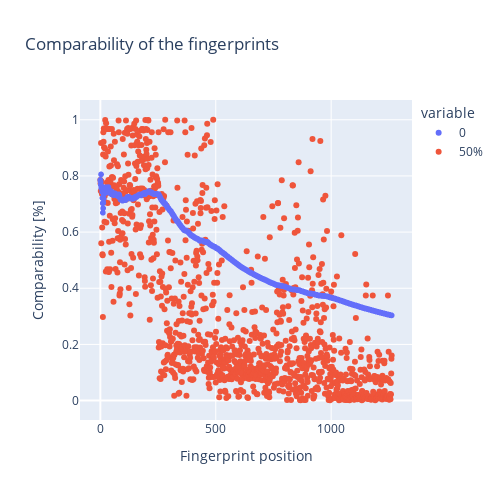

Source (notebook cell):
### Code cell
# two ways to depict the raw data, more can be easily found and applied with the plotly documentation via google
fig = px.scatter(np.cumsum(pfp_vec.mean(0))/np.arange(1,len(pfp_vec[0])+1), title="Comparability of the fingerprints",
                 labels={"index": "Fingerprint position", "value": "Comparability [%]"},
                 width=500, height=500)
fig.add_trace(go.Scatter(y=pfp_vec.mean(0), mode="markers", name="50%"))
fig.update_layout(showlegend=True)
fig.show()

### Figure 1 — Plotly figure (JSON) as saved in the notebook; plotly's stock layout.template omitted (floating-point values rounded to 4 significant figures; data arrays with more than 128 entries replaced by an {"elided": "..."} marker saying what was removed)
{"data": [{"hovertemplate": "variable=0<br>Fingerprint position=%{x}<br>Comparability [%]=%{y}<extra></extra>", "legendgroup": "0", "marker": {"color": "#636efa", "symbol": "circle"}, "mode": "markers", "name": "0", "showlegend": true, "x": {"elided": "1263 int values"}, "xaxis": "x", "y": {"elided": "1263 float values"}, "yaxis": "y", "type": "scattergl"}, {"mode": "markers", "name": "50%", "y": {"elided": "1263 float values"}, "type": "scatter"}], "layout": {"xaxis": {"anchor": "y", "domain": [0.0, 1.0], "title": {"text": "Fingerprint position"}}, "yaxis": {"anchor": "x", "domain": [0.0, 1.0], "title": {"text": "Comparability [%]"}}, "legend": {"title": {"text": "variable"}, "tracegroupgap": 0}, "title": {"text": "Comparability of the fingerprints"}, "height": 500, "width": 500, "showlegend": true}}
